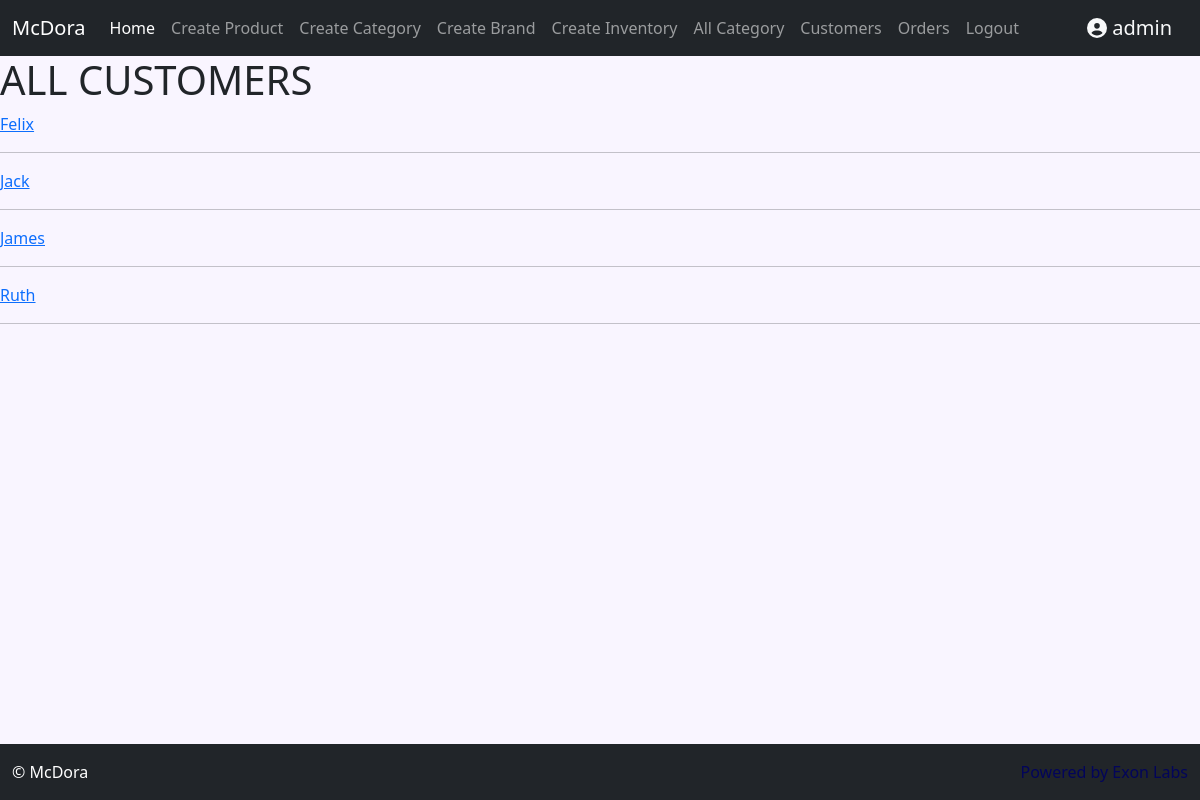
The page /customers/ (signed in) on the database its author committed.
### store/models.py (models this page shows, shortened)
class Customer(models.Model):
    USER_TYPE_CHOICES = [
        ('buyer', 'Buyer'),
        ('seller', 'Seller'),
    ]
    user = models.OneToOneField(User, null=True, blank=True, on_delete=models.CASCADE)
    name = models.CharField(max_length=200, null=True)
    email = models.CharField(max_length=200)
    user_type = models.CharField(max_length=10, choices=USER_TYPE_CHOICES, default='buyer')  # Add user_type field

### store/views.py (the view)
# urls.py: path('customers/', views.all_customer, name='all_customer'),
@login_required(login_url="login")
def all_customer(request):
    if not request.user.is_superuser:
        messages.error(request, 'You are not authorized to view this page.')
        return redirect('home')
    customers = Customer.objects.all()
    context = {'customers': customers}
    return render(request, 'all_customer.html', context)

### store/templates/all_customer.html
{% extends 'base.html' %}
{% block content %}
<h1>ALL CUSTOMERS</h1>
{% for customer in customers %}
    <a href="{% url 'customer_detail' id=customer.id %}"> {{ customer.name }} </a>
    <hr>
{% endfor %}
{% endblock content %}

### store/templates/base.html (shortened to what this page needs)
{% load static%}
{% load widget_tweaks %}
<!doctype html>
<link rel="stylesheet" type="text/css" href="{%  static '/css/sweetalert2.min.css' %}">
<link rel="stylesheet" type="text/css" href="{% static '/css/bootstrap.min.css' %}">
<link rel="stylesheet" type="text/css" href="{% static '/css/all.min.css' %}">
<html lang="en">
  <head>
  </head>
  <body style="background-color: #F9F5FF;">
    <nav class="navbar navbar-expand-lg navbar-dark bg-dark">
  <div class="container-fluid">
    <a class="navbar-brand" href="{% url 'home' %}">McDora</a>
    <div class="collapse navbar-collapse" id="navbarSupportedContent">
      <ul class="navbar-nav me-auto mb-2 mb-lg-0">
        <li class="nav-item">
          <a class="nav-link active" aria-current="page" href="{% url 'home' %}">Home</a>
        </li>
        {% if request.user.is_authenticated %}
        {% if request.user.is_superuser or request.user.customer.user_type == 'seller' %}
        <li class="nav-item">
          <a class="nav-link" href="{% url 'create_product' %}">Create Product</a>
        </li>
        <li class="nav-item">
          <a class="nav-link" href="{% url 'create_category' %}">Create Category</a>
        </li>
        <li class="nav-item">
          <a class="nav-link" href="{% url 'create_brand' %}">Create Brand</a>
        </li>
        <li class="nav-item">
          <a class="nav-link" href="{% url 'create_inventory' %}">Create Inventory</a>
        </li>
        {% endif %}
        {% endif %}
        <li class="nav-item">
          <a class="nav-link" href="{% url 'all_category' %}">All Category</a>
        </li>
        {% if  request.user.is_superuser  %}
        <li class="nav-item">
          <a class="nav-link" href="{% url 'all_customer' %}">Customers</a>
        </li>
        <li class="nav-item">
          <a class="nav-link" href="{% url 'orders' %}">Orders</a>
        </li>
        {% endif %}
        {% if user.is_authenticated %}
        <li class="nav-item">
          <a class="nav-link" href="{% url 'logout' %}">Logout</a>
        </li>
        {% else %}
        <li class="nav-item">
          <a class="nav-link" href="{% url 'login' %}">Login</a>
        </li>
        {% endif %}
      </ul>
  {% if user.is_authenticated and customer %}
  <a class="navbar-brand text-light font-weight-bold" href="{% url 'customer_detail' id=customer.id %}">
    <i class="fas fa-user-circle"></i> {{ user.username }}
  </a>
  {% elif user.is_authenticated%}
  <a class="navbar-brand text-light font-weight-bold" href="{% url 'account_detail'%}">
    <i class="fas fa-user-circle"></i> {{ user.username }}
  </a>
{% else %}
  <a class="navbar-brand text-light font-weight-bold" href="{% url 'login' %}">
    <i class="fas fa-user-circle"></i> Guest
  </a>
{% endif %}
    </div>
  </div>
</nav>
    {% block content %}
    {% endblock %}
  </body>
<footer class="footer fixed-bottom py-3 bg-dark text-white">
  <div class="container-fluid">
    <div class="row">
      <div class="col-md-6 text-md-start">
        <p class="mb-0">&copy; {{ currentYear }} McDora</p>
      </div>
      <div class="col-md-6 text-md-end">
        <p class="mb-0" style="color: #03055B;">Powered by Exon Labs</p>
      </div>
    </div>
  </div>
</footer>
</html>

### rows shown on the page
Customer: name "Felix"
Customer: name "Jack"
Customer: name "James"
Customer: name "Ruth"

### other values the page prints
{{ user.username }} "admin"
